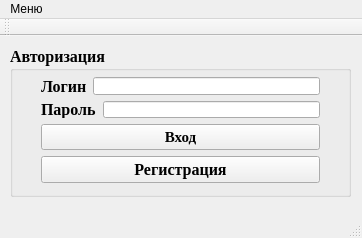
<?xml version="1.0" encoding="UTF-8"?>
<ui version="4.0">
 <class>MainWindow</class>
 <widget class="QMainWindow" name="MainWindow">
  <property name="geometry">
   <rect>
    <x>0</x>
    <y>0</y>
    <width>362</width>
    <height>238</height>
   </rect>
  </property>
  <property name="windowTitle">
   <string>Банкинг</string>
  </property>
  <property name="windowIcon">
   <iconset>
    <activeon>:/logo.ico</activeon>
   </iconset>
  </property>
  <property name="styleSheet">
   <string notr="true"/>
  </property>
  <widget class="QWidget" name="centralWidget">
   <widget class="QGroupBox" name="groupBox">
    <property name="geometry">
     <rect>
      <x>10</x>
      <y>10</y>
      <width>341</width>
      <height>151</height>
     </rect>
    </property>
    <property name="font">
     <font>
      <family>Times New Roman</family>
      <pointsize>12</pointsize>
      <weight>75</weight>
      <bold>true</bold>
     </font>
    </property>
    <property name="title">
     <string>Авторизация</string>
    </property>
    <widget class="QWidget" name="layoutWidget">
     <property name="geometry">
      <rect>
       <x>20</x>
       <y>20</y>
       <width>301</width>
       <height>128</height>
      </rect>
     </property>
     <layout class="QVBoxLayout" name="verticalLayout_2">
      <item>
       <layout class="QVBoxLayout" name="verticalLayout">
        <item>
         <layout class="QHBoxLayout" name="horizontalLayout_2">
          <item>
           <widget class="QLabel" name="LoginL">
            <property name="font">
             <font>
              <family>Times New Roman</family>
              <pointsize>12</pointsize>
             </font>
            </property>
            <property name="text">
             <string>Логин</string>
            </property>
           </widget>
          </item>
          <item>
           <widget class="QLineEdit" name="LoginLine"/>
          </item>
         </layout>
        </item>
        <item>
         <layout class="QHBoxLayout" name="horizontalLayout">
          <item>
           <widget class="QLabel" name="PassL">
            <property name="font">
             <font>
              <family>Times New Roman</family>
              <pointsize>12</pointsize>
             </font>
            </property>
            <property name="text">
             <string>Пароль</string>
            </property>
           </widget>
          </item>
          <item>
           <widget class="QLineEdit" name="PassLine"/>
          </item>
         </layout>
        </item>
       </layout>
      </item>
      <item>
       <widget class="QPushButton" name="LoginButton">
        <property name="font">
         <font>
          <family>Times New Roman</family>
          <pointsize>11</pointsize>
          <weight>75</weight>
          <bold>true</bold>
         </font>
        </property>
        <property name="text">
         <string>Вход</string>
        </property>
       </widget>
      </item>
      <item>
       <widget class="QPushButton" name="RegButton">
        <property name="font">
         <font>
          <family>Times New Roman</family>
          <pointsize>12</pointsize>
          <weight>75</weight>
          <bold>true</bold>
         </font>
        </property>
        <property name="text">
         <string>Регистрация</string>
        </property>
       </widget>
      </item>
     </layout>
    </widget>
   </widget>
  </widget>
  <widget class="QMenuBar" name="menuBar">
   <property name="geometry">
    <rect>
     <x>0</x>
     <y>0</y>
     <width>362</width>
     <height>21</height>
    </rect>
   </property>
   <widget class="QMenu" name="menu">
    <property name="title">
     <string>Меню</string>
    </property>
    <addaction name="Info"/>
    <addaction name="exit"/>
   </widget>
   <addaction name="menu"/>
  </widget>
  <widget class="QToolBar" name="mainToolBar">
   <attribute name="toolBarArea">
    <enum>TopToolBarArea</enum>
   </attribute>
   <attribute name="toolBarBreak">
    <bool>false</bool>
   </attribute>
  </widget>
  <widget class="QStatusBar" name="statusBar"/>
  <action name="Info">
   <property name="text">
    <string>Справка</string>
   </property>
  </action>
  <action name="exit">
   <property name="text">
    <string>Выход</string>
   </property>
  </action>
 </widget>
 <layoutdefault spacing="6" margin="11"/>
 <resources/>
 <connections/>
</ui>
